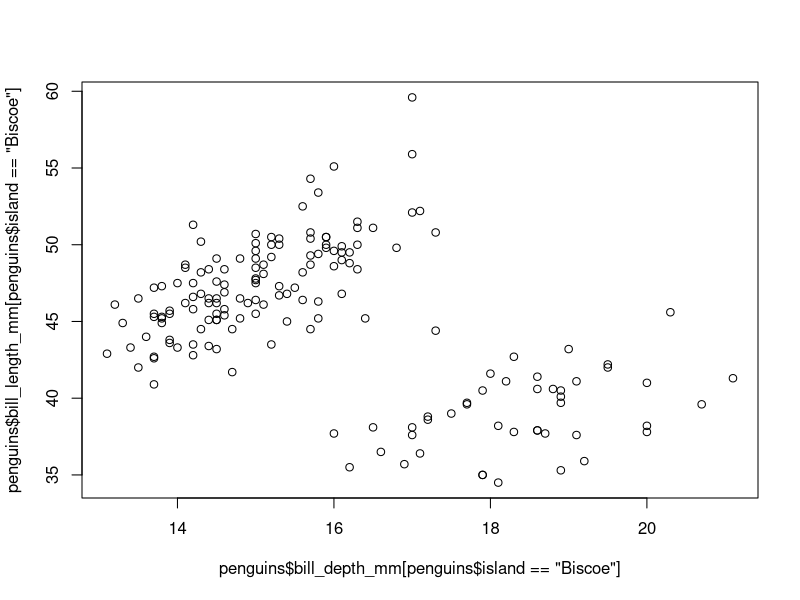

This chart was generated by the following R code:
# Run the following code to load the penguins data

install.packages("palmerpenguins")
library(palmerpenguins)
penguins <- penguins # note - this works because in the library we loaded there 
# exists something already called penguins.

# How many observations and variables are there in this data? 
# Use the str() function to answer this question.

str(penguins)

#  How many penguins are there of each species type are there in this data?
#  Use the summary() function to answer this question.  Also, use the $ operator to 
#  ONLY get summary statistics for this one variable, not the entire dataset

summary(penguins$species)


# Print the first row of data (by "print", I mean make the information appear
# in your console without creating a new object).  To do this, index by position. 
# remember the convention is [row, column].  If a row/column is not specified (left blank)
# it will return ALL rows/columns

penguins[1,] 

# Now, assign the first row of data to a new vector object called row 1.  
# The assignment operator is <-

row1<-penguins[1,] 

# prints first column of data (all rows)

penguins[,1] 

penguins$species

# Creates a new dataframe object called Gentoo that ONLY coontains the species 
# Gentoo (and still has all variables).  Instead of indexing by position, index using
# a logical statement. Don't forget to use == for "is equal to" and to put the value 
# of the variable (meaning "Gentoo") in quotation marks

gentoo<- penguins[penguins$species=="Gentoo", ] 

penguins[penguins$species=="Gentoo", ] 

gentoo<-2


# Without creating any new object, make a scatterplot of that shows bill length on
# the X axis and bill depth on the Y axis for ONLY penguins that live on the island of Biscoe
# use the plot()  function.  Each X and Y should be indexed! Because you are referencing
# variables, treat them like you are indexing a vector NOT a dataframe (this means no need 
# for a comma WITHIN your brackets)
plot(penguins$bill_depth_mm[penguins$island=="Biscoe"], 
     penguins$bill_length_mm[penguins$island=="Biscoe"])

whatisthis<-penguins$bill_depth_mm

# This code creates a new variable called nonsense that always takes on the value of "Whatever"

penguins$nonsense<-"Whatever"

# permanently remove this variable from the penguins dataset by getting rid of 
# it by referencing it's position as the 9th column.  Don't forget to employ the
# assignment operator and index both rows and columns

penguins <-penguins[,-9]

# This code creates a new variable called long_bill that is coded as 1 whenever bill length 
# is over 44 (all other observations can remain missing by default)

penguins$long_bill<-1

penguins$long_bill2[penguins$bill_length_mm>44] <- 1 

# On your own, recodes the long_bill variable using indexing so that it is now 
# coded as 0 whenever bill length <=44

penguins$long_bill2[penguins$bill_length_mm<=44] <- 0 

# use the summary command to get summary statistics for this new variable

summary(penguins$long_bill2) # summary statistics for new variable


# Last but not least, get summary statistics on bill length ONLY for Gentoo penguins

summary(penguins$bill_length_mm[penguins$species=="Gentoo"])


# Dream Only Data

Dream <- penguins[penguins$island=="Dream",]
